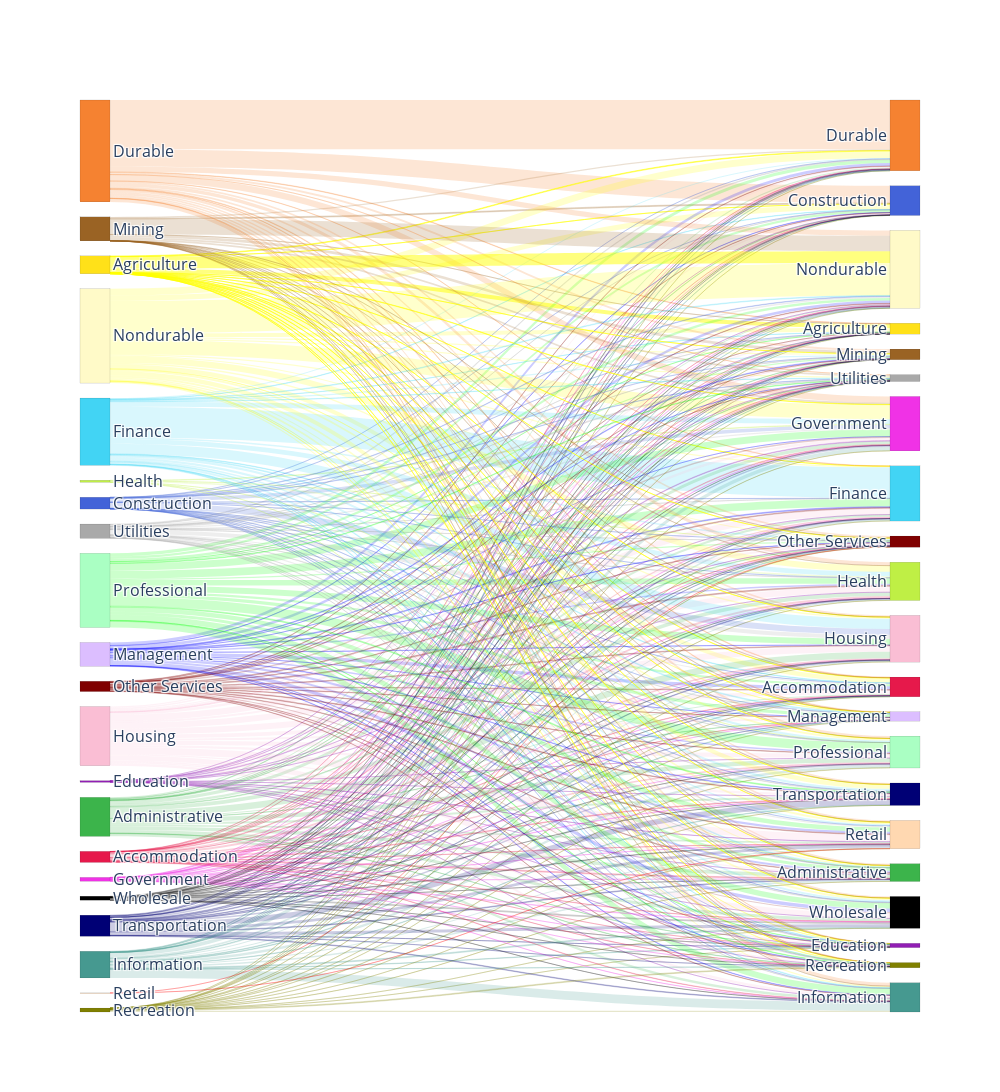

The cell this chart's notebook holds for it:
### Code cell
fig = go.Figure(data=[go.Sankey(
    valueformat = ".0f",
    valuesuffix = "TWh",
    # Define nodes
    node = dict(
      pad = 15,
      thickness = 30,
      line = dict(color = "black", width = 0.1),
      label =  labels + labels,
      color =  colors + colors
    ),
    # Add links
    link = dict(
      source =  flow['src'].values,
      target =  flow['dst'].values,
      value =  flow['flow'].values,
      color =  flow['color'].values
))])
fig.update_layout(font_size=16,autosize=False,width=1000,height=1200)
fig.show()

### Figure 1 — Plotly figure (JSON) as saved in the notebook; plotly's stock layout.template omitted (floating-point values rounded to 4 significant figures; data arrays with more than 128 entries replaced by an {"elided": "..."} marker saying what was removed)
{"data": [{"link": {"color": {"elided": "441 str values"}, "source": {"elided": "441 int values"}, "target": {"elided": "441 int values"}, "value": {"elided": "441 int values"}}, "node": {"color": ["#e6194B", "#3cb44b", "#ffe119", "#4363d8", "#f58231", "#911eb4", "#42d4f4", "#f032e6", "#bfef45", "#fabed4", "#469990", "#dcbeff", "#9A6324", "#fffac8", "#800000", "#aaffc3", "#808000", "#ffd8b1", "#000075", "#a9a9a9", "#000000", "#e6194B", "#3cb44b", "#ffe119", "#4363d8", "#f58231", "#911eb4", "#42d4f4", "#f032e6", "#bfef45", "#fabed4", "#469990", "#dcbeff", "#9A6324", "#fffac8", "#800000", "#aaffc3", "#808000", "#ffd8b1", "#000075", "#a9a9a9", "#000000"], "label": ["Accommodation", "Administrative", "Agriculture", "Construction", "Durable", "Education", "Finance", "Government", "Health", "Housing", "Information", "Management", "Mining", "Nondurable", "Other Services", "Professional", "Recreation", "Retail", "Transportation", "Utilities", "Wholesale", "Accommodation", "Administrative", "Agriculture", "Construction", "Durable", "Education", "Finance", "Government", "Health", "Housing", "Information", "Management", "Mining", "Nondurable", "Other Services", "Professional", "Recreation", "Retail", "Transportation", "Utilities", "Wholesale"], "line": {"color": "black", "width": 0.1}, "pad": 15, "thickness": 30}, "type": "sankey", "valueformat": ".0f", "valuesuffix": "TWh"}], "layout": {"autosize": false, "font": {"size": 16}, "height": 1200, "width": 1000}}
